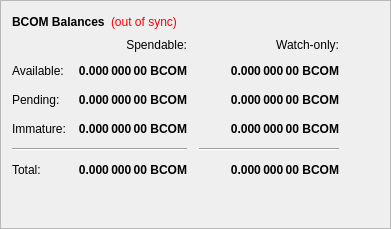
        <widget class="QFrame" name="frame">
         <property name="frameShape">
          <enum>QFrame::StyledPanel</enum>
         </property>
         <property name="frameShadow">
          <enum>QFrame::Raised</enum>
         </property>
         <layout class="QVBoxLayout" name="verticalLayout_4">
          <item>
           <layout class="QHBoxLayout" name="horizontalLayout_4">
            <item>
             <widget class="QLabel" name="label_5">
              <property name="font">
               <font>
                <weight>75</weight>
                <bold>true</bold>
               </font>
              </property>
              <property name="text">
               <string>BCOM Balances</string>
              </property>
             </widget>
            </item>
            <item>
             <widget class="QLabel" name="labelWalletStatus">
              <property name="cursor">
               <cursorShape>WhatsThisCursor</cursorShape>
              </property>
              <property name="toolTip">
               <string>The displayed information may be out of date. Your wallet automatically synchronizes with the BCOM network after a connection is established, but this process has not completed yet.</string>
              </property>
              <property name="styleSheet">
               <string notr="true">QLabel { color: red; }</string>
              </property>
              <property name="text">
               <string notr="true">(out of sync)</string>
              </property>
              <property name="alignment">
               <set>Qt::AlignLeading|Qt::AlignLeft|Qt::AlignVCenter</set>
              </property>
             </widget>
            </item>
            <item>
             <spacer name="horizontalSpacer_3">
              <property name="orientation">
               <enum>Qt::Horizontal</enum>
              </property>
              <property name="sizeHint" stdset="0">
               <size>
                <width>40</width>
                <height>20</height>
               </size>
              </property>
             </spacer>
            </item>
           </layout>
          </item>
          <item>
           <layout class="QGridLayout" name="gridLayout">
            <property name="spacing">
             <number>12</number>
            </property>
            <item row="2" column="2">
             <widget class="QLabel" name="labelWatchPending">
              <property name="font">
               <font>
                <weight>75</weight>
                <bold>true</bold>
               </font>
              </property>
              <property name="cursor">
               <cursorShape>IBeamCursor</cursorShape>
              </property>
              <property name="toolTip">
               <string>Unconfirmed transactions to watch-only addresses</string>
              </property>
              <property name="text">
               <string notr="true">0.000 000 00 BCOM</string>
              </property>
              <property name="alignment">
               <set>Qt::AlignRight|Qt::AlignTrailing|Qt::AlignVCenter</set>
              </property>
              <property name="textInteractionFlags">
               <set>Qt::LinksAccessibleByMouse|Qt::TextSelectableByKeyboard|Qt::TextSelectableByMouse</set>
              </property>
             </widget>
            </item>
            <item row="2" column="1">
             <widget class="QLabel" name="labelUnconfirmed">
              <property name="font">
               <font>
                <weight>75</weight>
                <bold>true</bold>
               </font>
              </property>
              <property name="cursor">
               <cursorShape>IBeamCursor</cursorShape>
              </property>
              <property name="toolTip">
               <string>Total of transactions that have yet to be confirmed, and do not yet count toward the spendable balance</string>
              </property>
              <property name="text">
               <string notr="true">0.000 000 00 BCOM</string>
              </property>
              <property name="alignment">
               <set>Qt::AlignRight|Qt::AlignTrailing|Qt::AlignVCenter</set>
              </property>
              <property name="textInteractionFlags">
               <set>Qt::LinksAccessibleByMouse|Qt::TextSelectableByKeyboard|Qt::TextSelectableByMouse</set>
              </property>
             </widget>
            </item>
            <item row="3" column="2">
             <widget class="QLabel" name="labelWatchImmature">
              <property name="font">
               <font>
                <weight>75</weight>
                <bold>true</bold>
               </font>
              </property>
              <property name="cursor">
               <cursorShape>IBeamCursor</cursorShape>
              </property>
              <property name="toolTip">
               <string>Staked or masternode rewards in watch-only addresses that has not yet matured</string>
              </property>
              <property name="text">
               <string notr="true">0.000 000 00 BCOM</string>
              </property>
              <property name="alignment">
               <set>Qt::AlignRight|Qt::AlignTrailing|Qt::AlignVCenter</set>
              </property>
              <property name="textInteractionFlags">
               <set>Qt::LinksAccessibleByMouse|Qt::TextSelectableByKeyboard|Qt::TextSelectableByMouse</set>
              </property>
             </widget>
            </item>
            <item row="4" column="0" colspan="2">
             <widget class="Line" name="lineSpendableBalance">
              <property name="orientation">
               <enum>Qt::Horizontal</enum>
              </property>
             </widget>
            </item>
            <item row="4" column="2">
             <widget class="Line" name="lineWatchBalance">
              <property name="sizePolicy">
               <sizepolicy hsizetype="Preferred" vsizetype="Fixed">
                <horstretch>0</horstretch>
                <verstretch>0</verstretch>
               </sizepolicy>
              </property>
              <property name="minimumSize">
               <size>
                <width>140</width>
                <height>0</height>
               </size>
              </property>
              <property name="orientation">
               <enum>Qt::Horizontal</enum>
              </property>
             </widget>
            </item>
            <item row="5" column="0">
             <widget class="QLabel" name="labelTotalText">
              <property name="text">
               <string>Total:</string>
              </property>
             </widget>
            </item>
            <item row="3" column="1">
             <widget class="QLabel" name="labelImmature">
              <property name="font">
               <font>
                <weight>75</weight>
                <bold>true</bold>
               </font>
              </property>
              <property name="cursor">
               <cursorShape>IBeamCursor</cursorShape>
              </property>
              <property name="toolTip">
               <string>Staked or masternode rewards that has not yet matured</string>
              </property>
              <property name="text">
               <string notr="true">0.000 000 00 BCOM</string>
              </property>
              <property name="alignment">
               <set>Qt::AlignRight|Qt::AlignTrailing|Qt::AlignVCenter</set>
              </property>
              <property name="textInteractionFlags">
               <set>Qt::LinksAccessibleByMouse|Qt::TextSelectableByKeyboard|Qt::TextSelectableByMouse</set>
              </property>
             </widget>
            </item>
            <item row="2" column="3">
             <spacer name="horizontalSpacer_2">
              <property name="orientation">
               <enum>Qt::Horizontal</enum>
              </property>
              <property name="sizeHint" stdset="0">
               <size>
                <width>40</width>
                <height>20</height>
               </size>
              </property>
             </spacer>
            </item>
            <item row="3" column="0">
             <widget class="QLabel" name="labelImmatureText">
              <property name="text">
               <string>Immature:</string>
              </property>
             </widget>
            </item>
            <item row="5" column="1">
             <widget class="QLabel" name="labelTotal">
              <property name="font">
               <font>
                <weight>75</weight>
                <bold>true</bold>
               </font>
              </property>
              <property name="cursor">
               <cursorShape>IBeamCursor</cursorShape>
              </property>
              <property name="toolTip">
               <string>Your current total balance</string>
              </property>
              <property name="text">
               <string notr="true">0.000 000 00 BCOM</string>
              </property>
              <property name="alignment">
               <set>Qt::AlignRight|Qt::AlignTrailing|Qt::AlignVCenter</set>
              </property>
              <property name="textInteractionFlags">
               <set>Qt::LinksAccessibleByMouse|Qt::TextSelectableByKeyboard|Qt::TextSelectableByMouse</set>
              </property>
             </widget>
            </item>
            <item row="5" column="2">
             <widget class="QLabel" name="labelWatchTotal">
              <property name="font">
               <font>
                <weight>75</weight>
                <bold>true</bold>
               </font>
              </property>
              <property name="cursor">
               <cursorShape>IBeamCursor</cursorShape>
              </property>
              <property name="toolTip">
               <string>Current total balance in watch-only addresses</string>
              </property>
              <property name="text">
               <string notr="true">0.000 000 00 BCOM</string>
              </property>
              <property name="alignment">
               <set>Qt::AlignRight|Qt::AlignTrailing|Qt::AlignVCenter</set>
              </property>
              <property name="textInteractionFlags">
               <set>Qt::LinksAccessibleByMouse|Qt::TextSelectableByKeyboard|Qt::TextSelectableByMouse</set>
              </property>
             </widget>
            </item>
            <item row="0" column="2">
             <widget class="QLabel" name="labelWatchonly">
              <property name="text">
               <string>Watch-only:</string>
              </property>
              <property name="alignment">
               <set>Qt::AlignRight|Qt::AlignTrailing|Qt::AlignVCenter</set>
              </property>
             </widget>
            </item>
            <item row="1" column="0">
             <widget class="QLabel" name="labelBalanceText">
              <property name="text">
               <string>Available:</string>
              </property>
             </widget>
            </item>
            <item row="1" column="1">
             <widget class="QLabel" name="labelBalance">
              <property name="font">
               <font>
                <weight>75</weight>
                <bold>true</bold>
               </font>
              </property>
              <property name="cursor">
               <cursorShape>IBeamCursor</cursorShape>
              </property>
              <property name="toolTip">
               <string>Your current spendable balance</string>
              </property>
              <property name="text">
               <string notr="true">0.000 000 00 BCOM</string>
              </property>
              <property name="alignment">
               <set>Qt::AlignRight|Qt::AlignTrailing|Qt::AlignVCenter</set>
              </property>
              <property name="textInteractionFlags">
               <set>Qt::LinksAccessibleByMouse|Qt::TextSelectableByKeyboard|Qt::TextSelectableByMouse</set>
              </property>
             </widget>
            </item>
            <item row="1" column="2">
             <widget class="QLabel" name="labelWatchAvailable">
              <property name="font">
               <font>
                <weight>75</weight>
                <bold>true</bold>
               </font>
              </property>
              <property name="cursor">
               <cursorShape>IBeamCursor</cursorShape>
              </property>
              <property name="toolTip">
               <string>Your current balance in watch-only addresses</string>
              </property>
              <property name="text">
               <string notr="true">0.000 000 00 BCOM</string>
              </property>
              <property name="alignment">
               <set>Qt::AlignRight|Qt::AlignTrailing|Qt::AlignVCenter</set>
              </property>
              <property name="textInteractionFlags">
               <set>Qt::LinksAccessibleByMouse|Qt::TextSelectableByKeyboard|Qt::TextSelectableByMouse</set>
              </property>
             </widget>
            </item>
            <item row="2" column="0">
             <widget class="QLabel" name="labelPendingText">
              <property name="text">
               <string>Pending:</string>
              </property>
             </widget>
            </item>
            <item row="0" column="1">
             <widget class="QLabel" name="labelSpendable">
              <property name="text">
               <string>Spendable:</string>
              </property>
              <property name="alignment">
               <set>Qt::AlignRight|Qt::AlignTrailing|Qt::AlignVCenter</set>
              </property>
             </widget>
            </item>
           </layout>
          </item>
          <item>
           <spacer name="verticalSpacer_4">
            <property name="orientation">
             <enum>Qt::Vertical</enum>
            </property>
            <property name="sizeHint" stdset="0">
             <size>
              <width>20</width>
              <height>40</height>
             </size>
            </property>
           </spacer>
          </item>
         </layout>
        </widget>
